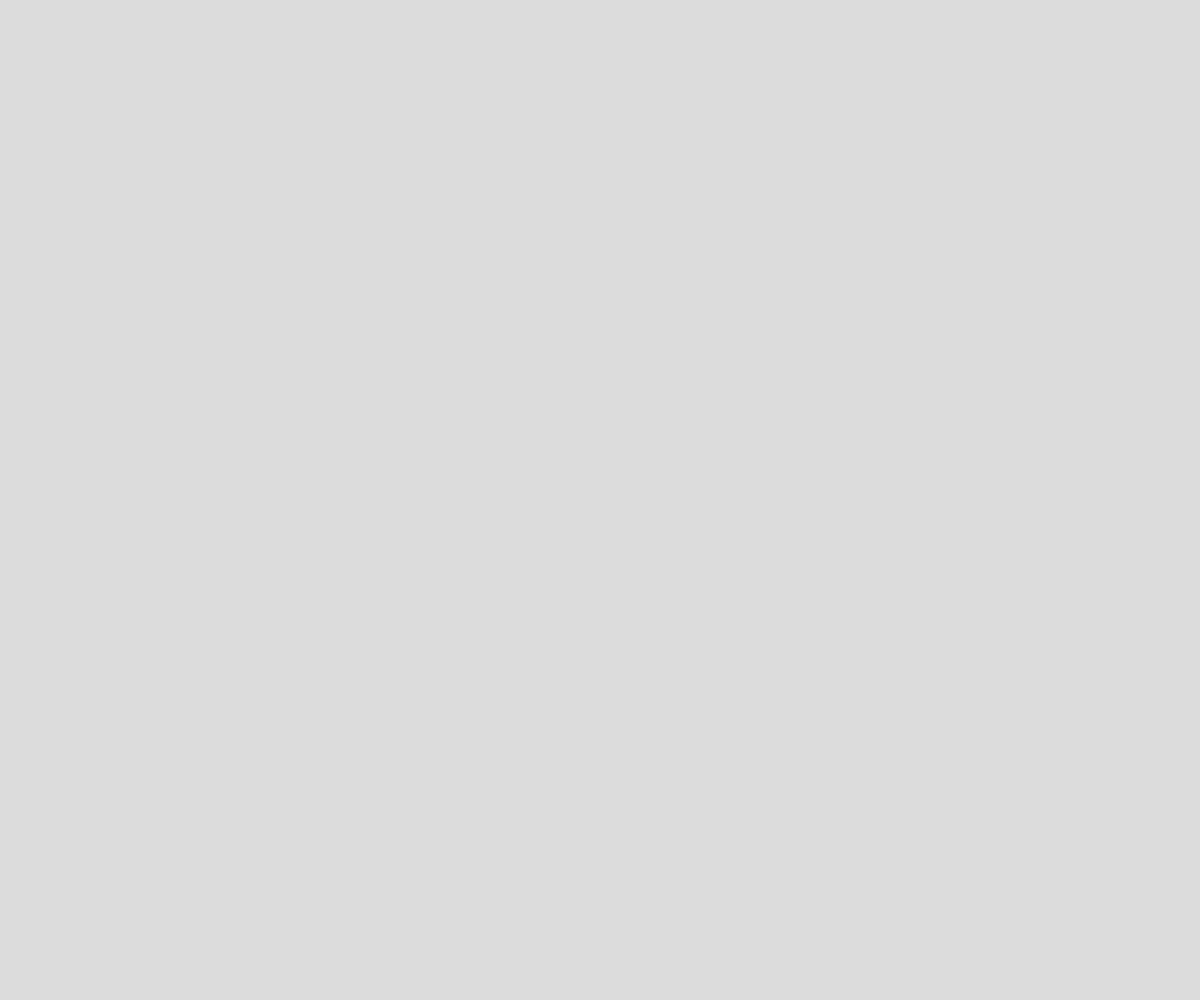
Frame 1 (no input)
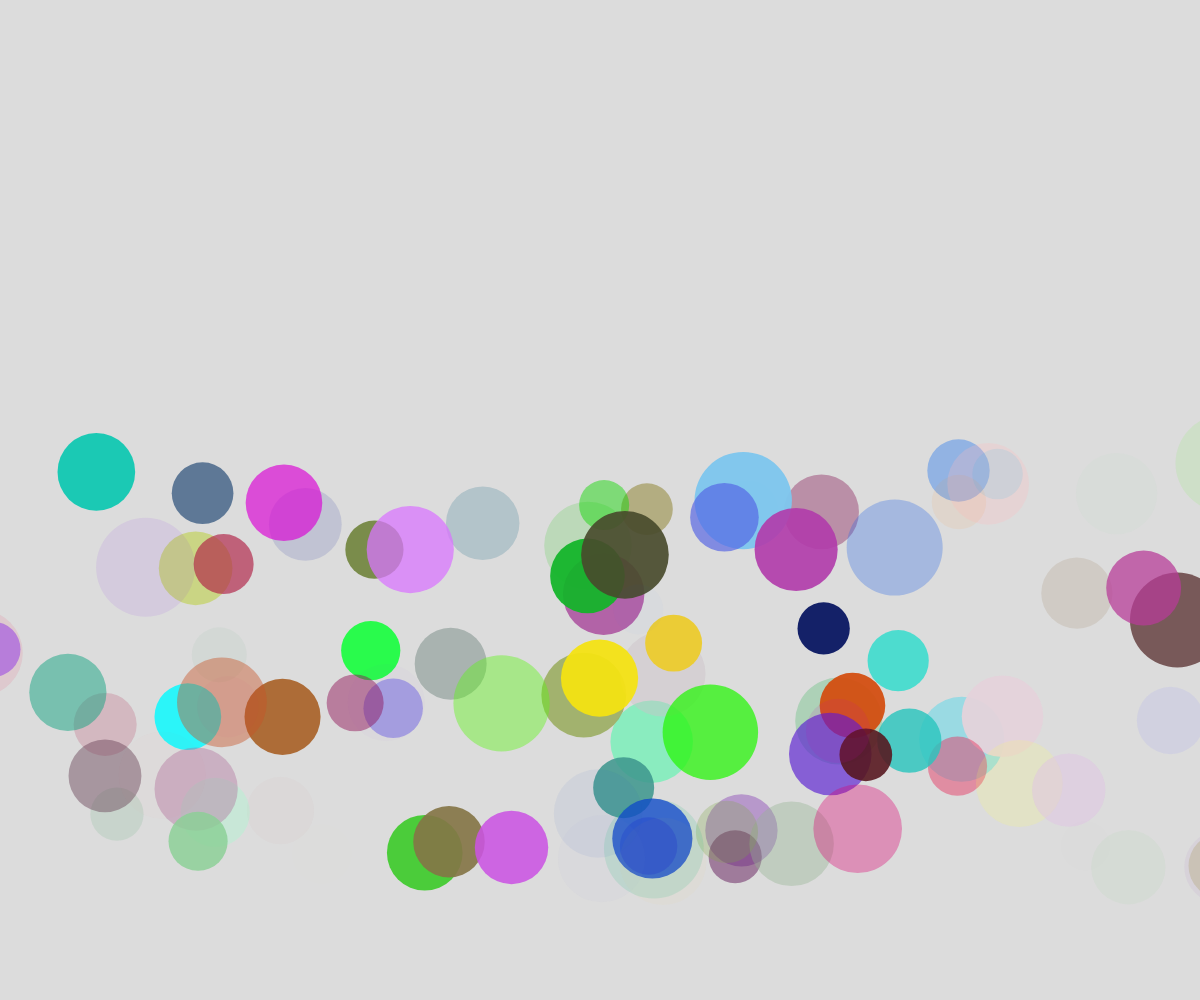
Frame 60 (no input)
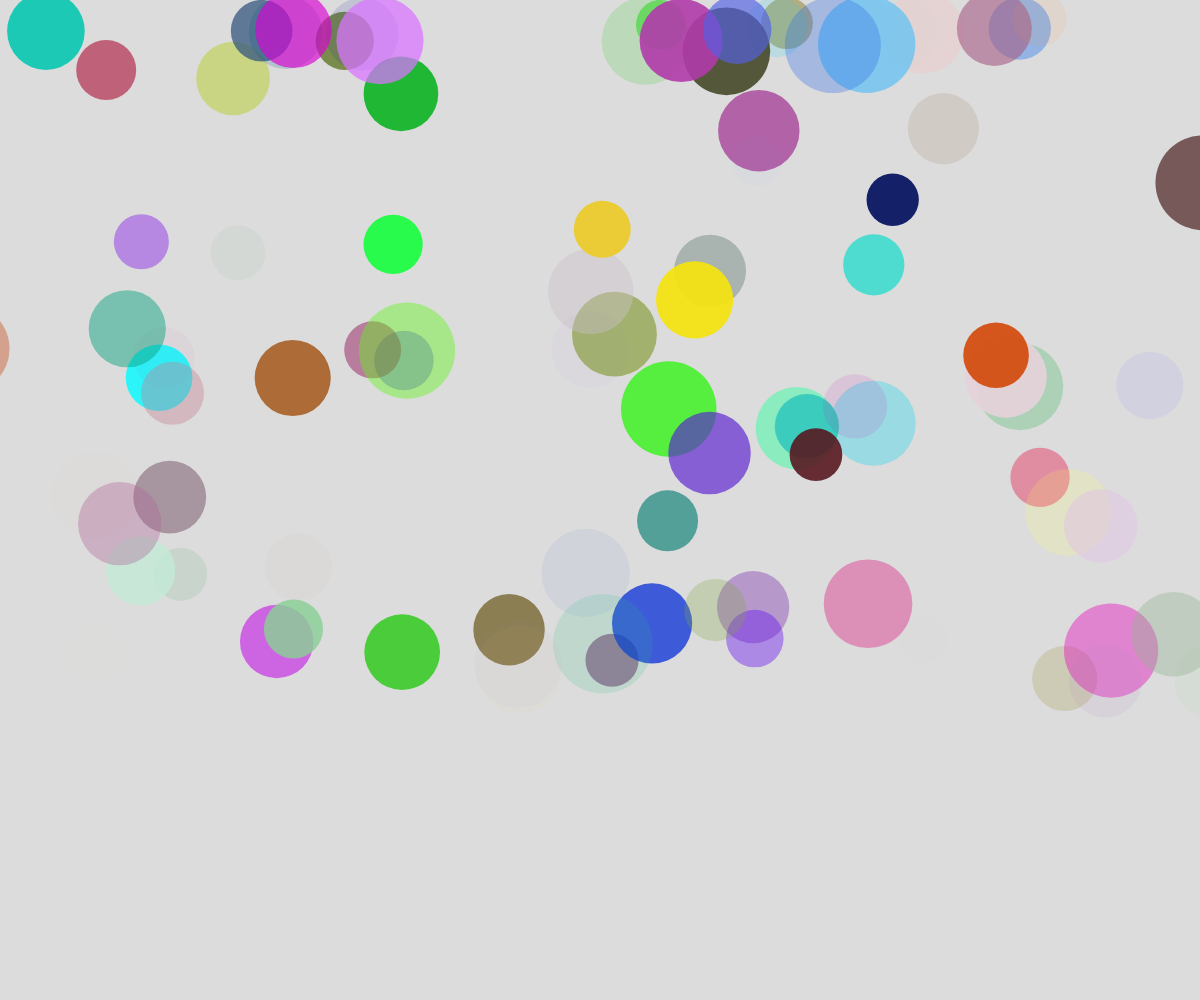
Frame 120 (the mouse pressed at the canvas centre since frame 60)

The p5.js sketch that drew these frames (run headless with seeded random() and noise() and a simulated clock; from frame 60 on, the mouse is pressed at the canvas centre):

// p5.js sketch
// ── sketch.js
// BoobleOoble

class Bubble{
  constructor(x, y, dy){
    this.x = x;
    this.y = y;
    this.dy = dy;
    this.radius = random(25, 50);
    this.colour = color(random(255), random(255), random(255), random(255))
    this.timer = new Timer(1000);
  
  }

  display() {
    noStroke();
    if (!this.timer.isDone()){
      fill(this.colour);
      ellipse(this.x, this.y, this.radius*2);
    }
  }

  skoodle() {
    if (this.y > this.radius){
      this.y += this.dy;
      if (random(100) > 60){
        this.x += random(-40, 40);
      }
    }
    
    else{
      this.timer.restart();
    }
    
  }
} 

class Timer{
  constructor(timeToWait){
    this.timeToWait = timeToWait;
    this.startTime;
    this.endTime;
  }

  isDone(){
    return millis() >= this.endTime;
  }

  restart(){
    this.startTime = millis();
    this.endTime = this.startTime + this.timeToWait;
  }
}

let theBubbles = [];

function setup() {
  createCanvas(windowWidth, windowHeight);
  for (i=0; i<100; i++){
    let myBubble = new Bubble(random(width), height + 50, random(-10, -3));
    theBubbles.push(myBubble);
  }
}

function draw() {
  background(220);
  for (let i = 0; i < theBubbles.length; i++){
    theBubbles[i].display();
    theBubbles[i].skoodle();
  }
}
